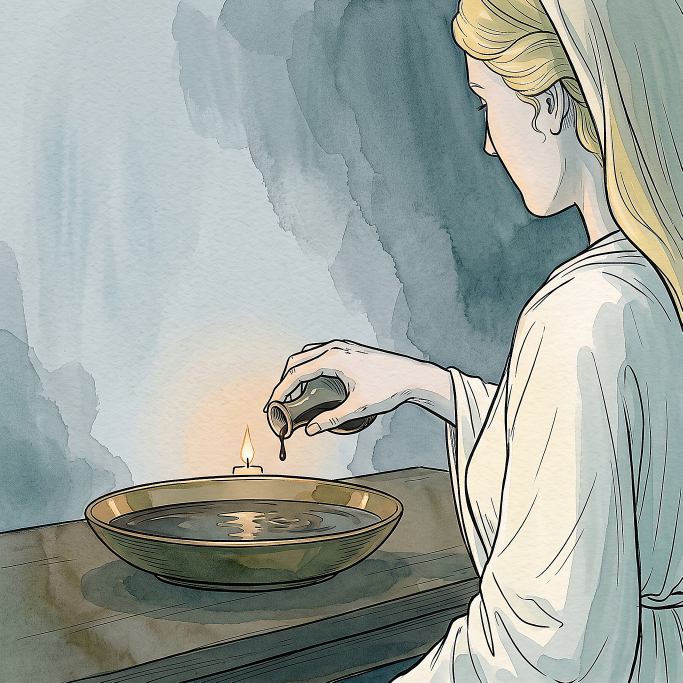
#> input picture homer-odyssey/img/bk04/nepenthe.jpeg, 2048 x 2048 px (shown at 1/3 size)
$ python prepare_plates.py ../img/bk04/nepenthe.jpeg
#> lines starting #> are read from the running program, lines starting #| are printed output that depends on the picture
#!/usr/bin/env python3
"""Trim printed borders off a plate, square it, and resample it up to 2048.

    python3 data/prepare_plates.py img/bk02/*.jpeg
    python3 data/prepare_plates.py --dry-run img/bk02/*.jpeg

The generator sometimes returns a plate matted inside a frame — a cream
margin, a hairline rule, a dark band, or several nested. That matting is
part of the JPEG, so the reader treats it as picture: it shows up as an
inset image with dead space around it, and on a full-bleed page it reads
as a mistake. This finds the real edge of the artwork and cuts to it.

Trimming happens in passes. One pass samples the outer ring, then eats
inward while each row or column stays close to that colour and internally
flat. Nested matting therefore needs several passes, each re-sampling the
new edge — a cream margin and the dark rule inside it are different
colours and never come off together. TRIM_CAP bounds the total so a plate
whose art genuinely runs pale to the edge cannot be eaten alive.

On upscaling, plainly: this is Lanczos resampling plus a light unsharp
pass, not super-resolution. It makes a 1024 plate sit correctly next to a
2048 one and print without visible pixel edges. It does not add detail
that was never generated. A plate that matters should be generated at
2048 rather than rescued here.
"""
from __future__ import annotations

import sys
from pathlib import Path

from PIL import Image, ImageFilter

TARGET = 2048
TRIM_CAP = 0.12      # never remove more than this fraction of a side, total
FLATNESS = 24        # max spread within a row/col for it to count as matting.
                      # JPEG grain on an off-white matte alone can spread ~15;
                      # 14 was tight enough that real borders were missed —
                      # nepenthe.jpeg's top row spread 15 on blue and the
                      # whole trim silently no-opped on the very first check.
NEARNESS = 26        # max distance from the sampled border colour
MAX_PASSES = 4
INSET = 0.006        # final uniform shave (~12px at 2048). The flatness pass
                     # can only remove what it can PROVE is matting; a 1-2px
                     # hairline or a border that fades into the art fails the
                     # proof and survives as a messy edge in the reader (user
                     # caught one on artemis-still). A blanket half-percent
                     # inset costs no visible composition and kills residue.


def _line(px, w, h, side, i):
    if side == "top":    return [px[x, i] for x in range(0, w, max(1, w // 220))]
    if side == "bottom": return [px[x, h - 1 - i] for x in range(0, w, max(1, w // 220))]
    if side == "left":   return [px[i, y] for y in range(0, h, max(1, h // 220))]
    return [px[w - 1 - i, y] for y in range(0, h, max(1, h // 220))]


def _flat(line):
    """True if every channel varies little along the line."""
    return all(max(p[c] for p in line) - min(p[c] for p in line) <= FLATNESS
               for c in range(3))


def _near(line, ref):
    avg = [sum(p[c] for p in line) / len(line) for c in range(3)]
    return sum(abs(avg[c] - ref[c]) for c in range(3)) <= NEARNESS * 3


def _paperish(line):
    """A row that is essentially paper — near-white with modest grain. The
    flatness test needs a border to be PROVABLY uniform; Gemini's borders
    often fade into the art or carry texture, fail that proof, and survive
    as a messy edge. Near-white with a wider tolerance catches them."""
    avg = [sum(p[c] for p in line) / len(line) for c in range(3)]
    return min(avg) >= 228 and all(
        max(p[c] for p in line) - min(p[c] for p in line) <= 48 for c in range(3))


def trim_border(im: Image.Image) -> tuple[Image.Image, tuple[int, int, int, int]]:
    """Cut concentric matting. Returns the cropped image and pixels removed per side."""
    removed = {"top": 0, "bottom": 0, "left": 0, "right": 0}
    # pass 0: eat plain paper-white bands per side, however uneven
    w, h = im.size
    px = im.load()
    cuts = {}
    for side in ("top", "bottom", "left", "right"):
        limit = int((h if side in ("top", "bottom") else w) * TRIM_CAP)
        n = 0
        while n < limit and _paperish(_line(px, w, h, side, n)):
            n += 1
        cuts[side] = n
    if any(cuts.values()):
        im = im.crop((cuts["left"], cuts["top"], w - cuts["right"], h - cuts["bottom"]))
        for k in cuts:
            removed[k] += cuts[k]
    for _ in range(MAX_PASSES):
        w, h = im.size
        px = im.load()
        cap_x, cap_y = int(w * TRIM_CAP), int(h * TRIM_CAP)
        cuts = {}
        for side in ("top", "bottom", "left", "right"):
            limit = cap_y if side in ("top", "bottom") else cap_x
            limit -= removed[side]
            ref = _line(px, w, h, side, 0)
            if not _flat(ref):
                cuts[side] = 0
                continue
            ref_avg = [sum(p[c] for p in ref) / len(ref) for c in range(3)]
            n = 0
            while n < limit:
                line = _line(px, w, h, side, n)
                if _flat(line) and _near(line, ref_avg):
                    n += 1
                else:
                    break
            cuts[side] = n
        if not any(cuts.values()):
            break
        im = im.crop((cuts["left"], cuts["top"], w - cuts["right"], h - cuts["bottom"]))
        for k in cuts:
            removed[k] += cuts[k]
    return im, (removed["left"], removed["top"], removed["right"], removed["bottom"])


def square(im: Image.Image) -> Image.Image:
    w, h = im.size
    if w == h:
        return im
    s = min(w, h)
    return im.crop(((w - s) // 2, (h - s) // 2, (w - s) // 2 + s, (h - s) // 2 + s))


def process(path: Path, dry: bool) -> str:
#> called with dry = False
    im = Image.open(path).convert("RGB")
#> im is the input picture: PIL image 2048x2048 RGB; mean R, G, B 158.7, 166.2, 160.3
    w0, h0 = im.size
#> w0 = 2048; h0 = 2048
    im, cut = trim_border(im)
#> after the loop in trim_border, `for _ in range(MAX_PASSES):`: removed = {'top': 0, 'bottom': 0, 'left': 0, 'right': 0}
#> cut = (0, 0, 0, 0)
    ins = max(2, int(min(im.size) * INSET))
#> ins = 12
    im = im.crop((ins, ins, im.size[0] - ins, im.size[1] - ins))
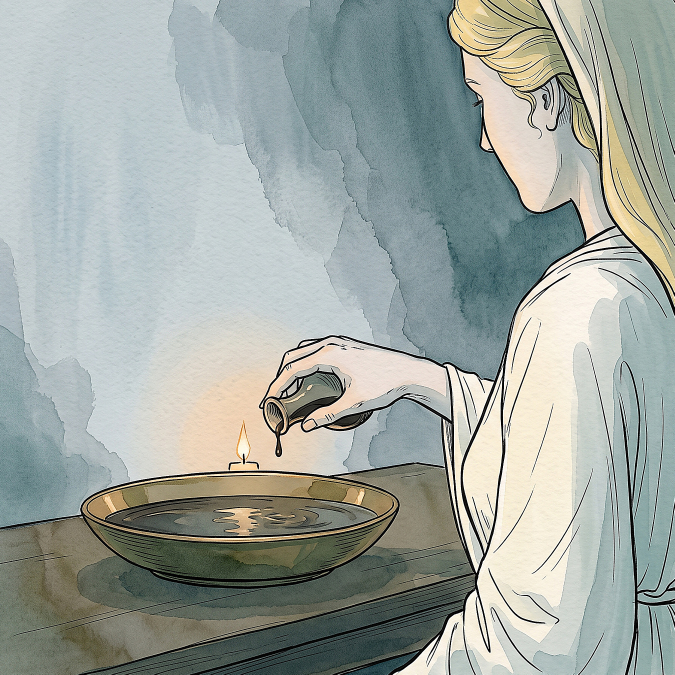
#> im: PIL image 2024x2024 RGB (shown at 1/3 size); mean R, G, B 159, 166.4, 160.5
    w1, h1 = im.size
#> w1 = 2024; h1 = 2024
    im = square(im)
    w2, h2 = im.size
#> w2 = 2024; h2 = 2024
    note = ""
    if w2 < TARGET:
        im = im.resize((TARGET, TARGET), Image.LANCZOS)
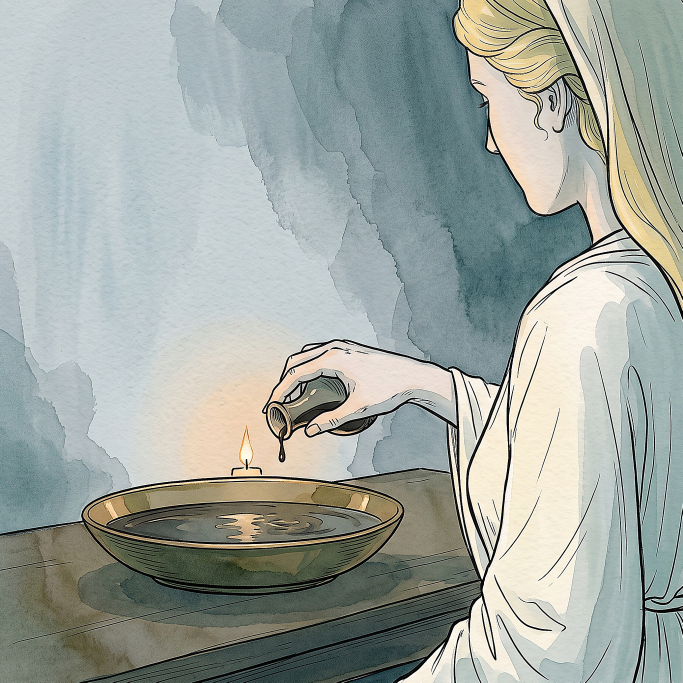
#> im: PIL image 2048x2048 RGB (shown at 1/3 size); mean R, G, B 159, 166.4, 160.5
        im = im.filter(ImageFilter.UnsharpMask(radius=1.6, percent=58, threshold=3))
        note = f" -> resampled {w2}->{TARGET}"
#> note = ' -> resampled 2024->2048'
    elif w2 != TARGET:
        im = im.resize((TARGET, TARGET), Image.LANCZOS)
        note = f" -> {w2}->{TARGET}"
    if not dry:
        im.save(path, "JPEG", quality=93, subsampling=0)
    trimmed = f"trim L{cut[0]} T{cut[1]} R{cut[2]} B{cut[3]}" if any(cut) else "no border"
#> trimmed = 'no border'
    sq = "" if (w1, h1) == (w2, h2) else f", squared {w1}x{h1}->{w2}x{h2}"
#> sq = ''
    return f"{path.name:<26} {w0}x{h0}  {trimmed}{sq}{note}"


if __name__ == "__main__":
    args = sys.argv[1:]
    dry = "--dry-run" in args
    files = [Path(a) for a in args if not a.startswith("--")]
    if not files:
        raise SystemExit(__doc__)
    for f in files:
        print(process(f, dry))
    if dry:
        print("\n(dry run — nothing written)")

$ run again, with homer-odyssey/img/bk04/agamemnon-falls.jpeg copied over homer-odyssey/img/bk04/nepenthe.jpeg
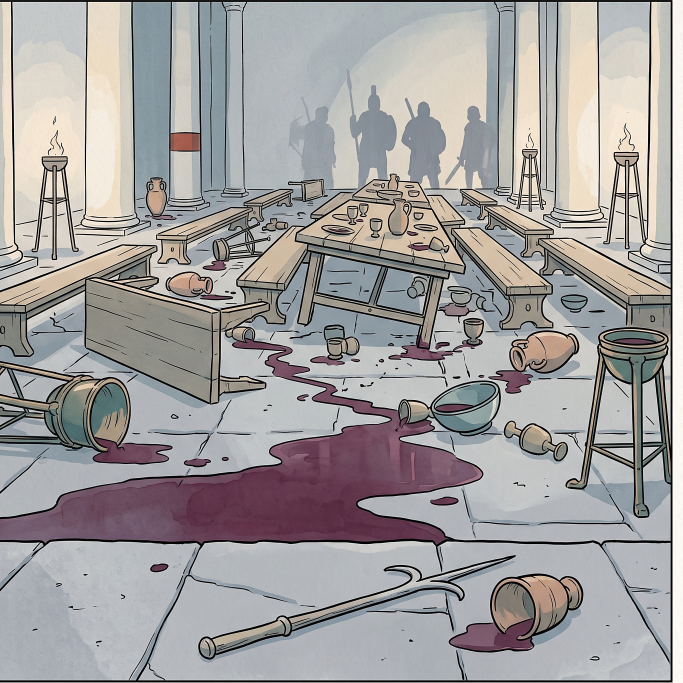
#> input picture homer-odyssey/img/bk04/agamemnon-falls.jpeg, 2048 x 2048 px (shown at 1/3 size)
#> in process, im is the input picture: PIL image 2048x2048 RGB; mean R, G, B 162, 159.3, 158.8
#> in trim_border, `im = im.crop((cuts["left"], cuts["top"], w - cuts["right"], h - cuts["..`:
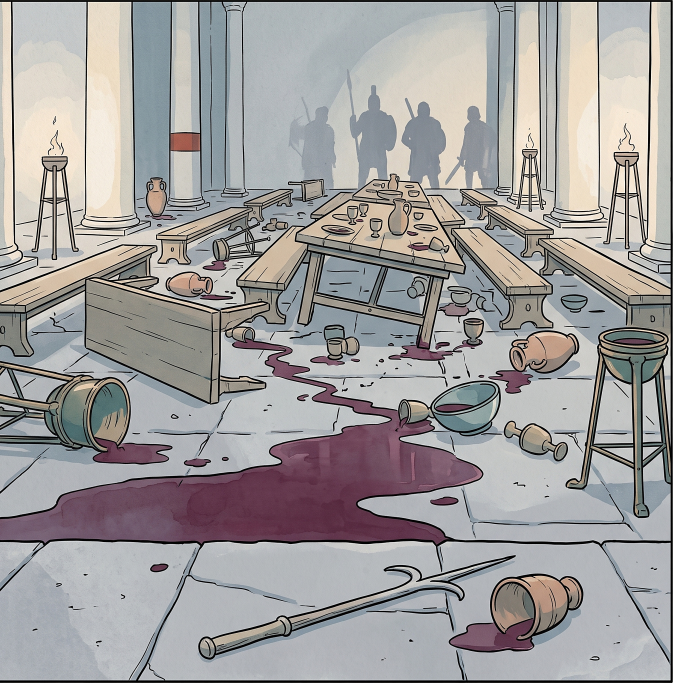
#> im: PIL image 2018x2047 RGB (shown at 1/3 size); mean R, G, B 160.6, 157.9, 157.6
#> cut = (0, 0, 30, 1)
#> in process, `im = im.resize((TARGET, TARGET), Image.LANCZOS)`:
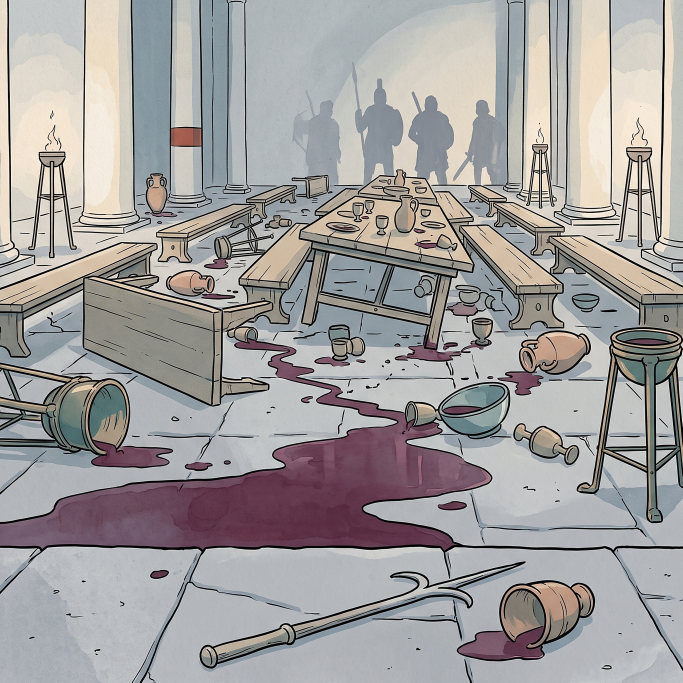
#> im: PIL image 2048x2048 RGB (shown at 1/3 size); mean R, G, B 161.6, 158.7, 158.3
#> trimmed = 'trim L0 T0 R30 B1'

$ run again, with homer-odyssey/img/bk04/double-wedding.jpeg copied over homer-odyssey/img/bk04/nepenthe.jpeg
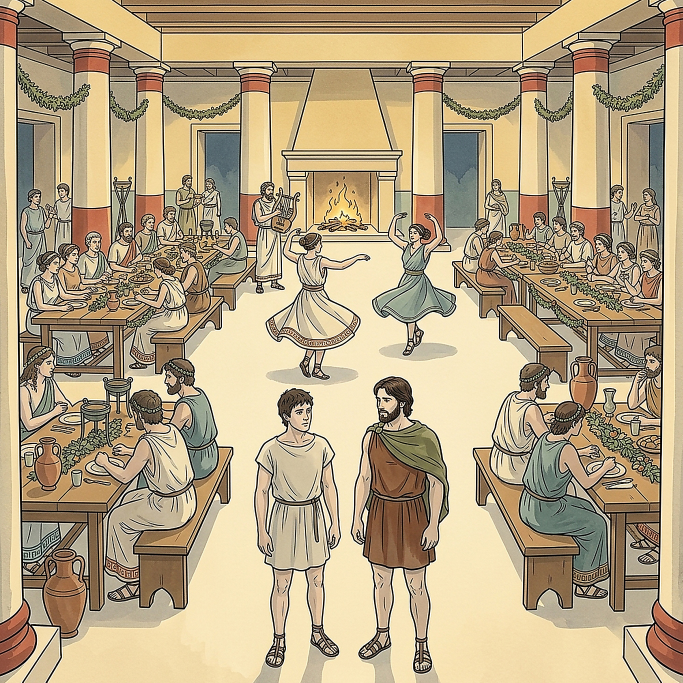
#> input picture homer-odyssey/img/bk04/double-wedding.jpeg, 2048 x 2048 px (shown at 1/3 size)
#> in process, im is the input picture: PIL image 2048x2048 RGB; mean R, G, B 181.6, 163.3, 131.1
#> after the loop in trim_border, `for _ in range(MAX_PASSES):`: removed = {'top': 0, 'bottom': 0, 'left': 0, 'right': 0}
#> cut = (0, 0, 0, 0)
#> in process, `im = im.crop((ins, ins, im.size[0] - ins, im.size[1] - ins))`:
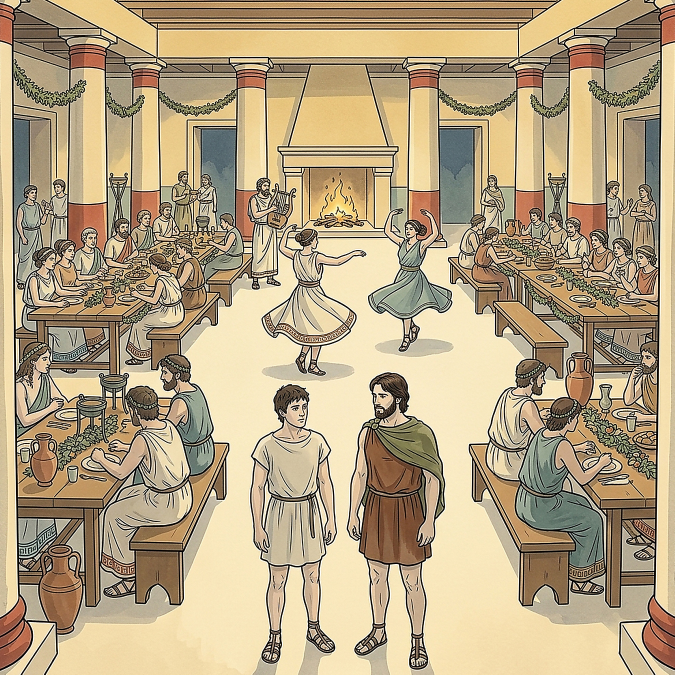
#> im: PIL image 2024x2024 RGB (shown at 1/3 size); mean R, G, B 181.2, 163, 131
#> in process, `im = im.resize((TARGET, TARGET), Image.LANCZOS)`:
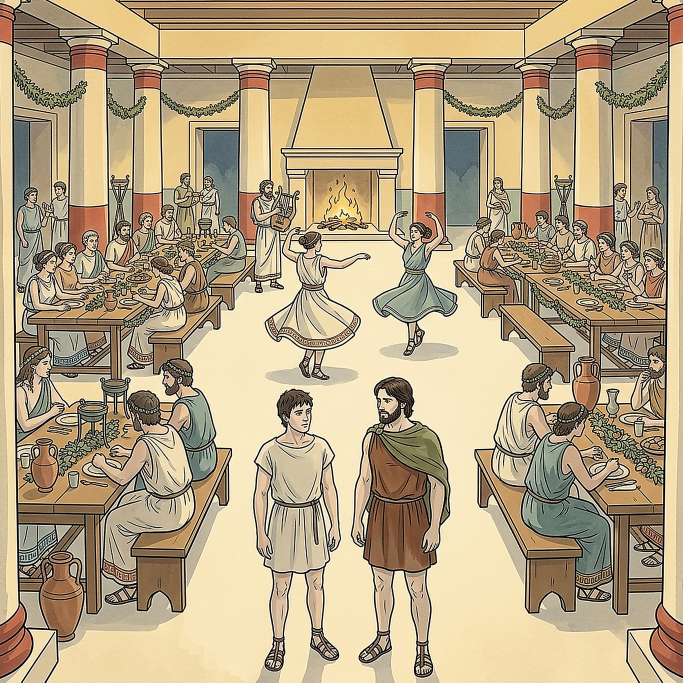
#> im: PIL image 2048x2048 RGB (shown at 1/3 size); mean R, G, B 181.2, 163.1, 131.1
#> trimmed = 'no border'
